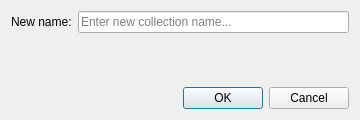
<?xml version="1.0" encoding="UTF-8"?>
<ui version="4.0">
 <class>RenameCollectionDialog</class>
 <widget class="QDialog" name="RenameCollectionDialog">
  <property name="geometry">
   <rect><x>0</x><y>0</y><width>360</width><height>120</height></rect>
  </property>
  <property name="minimumSize">
   <size><width>360</width><height>0</height></size>
  </property>
  <property name="windowTitle"><string>Rename Collection</string></property>
  <layout class="QVBoxLayout" name="mainLayout">
   <property name="spacing"><number>8</number></property>
   <item>
    <layout class="QFormLayout" name="formLayout">
     <item row="0" column="0">
      <widget class="QLabel" name="nameLabel">
       <property name="text"><string>New name:</string></property>
      </widget>
     </item>
     <item row="0" column="1">
      <widget class="QLineEdit" name="nameEdit">
       <property name="placeholderText"><string>Enter new collection name...</string></property>
      </widget>
     </item>
    </layout>
   </item>
   <item>
    <widget class="QDialogButtonBox" name="buttonBox">
     <property name="standardButtons">
      <set>QDialogButtonBox::StandardButton::Ok|QDialogButtonBox::StandardButton::Cancel</set>
     </property>
    </widget>
   </item>
  </layout>
 </widget>
 <layoutdefault spacing="6" margin="11"/>
 <resources/>
 <connections>
  <connection>
   <sender>buttonBox</sender>
   <signal>accepted()</signal>
   <receiver>RenameCollectionDialog</receiver>
   <slot>accept()</slot>
  </connection>
  <connection>
   <sender>buttonBox</sender>
   <signal>rejected()</signal>
   <receiver>RenameCollectionDialog</receiver>
   <slot>reject()</slot>
  </connection>
 </connections>
</ui>
